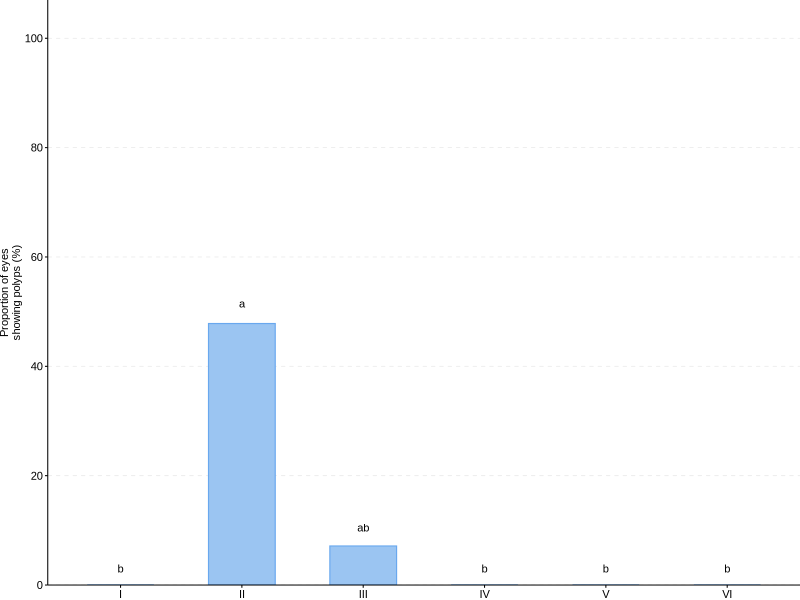
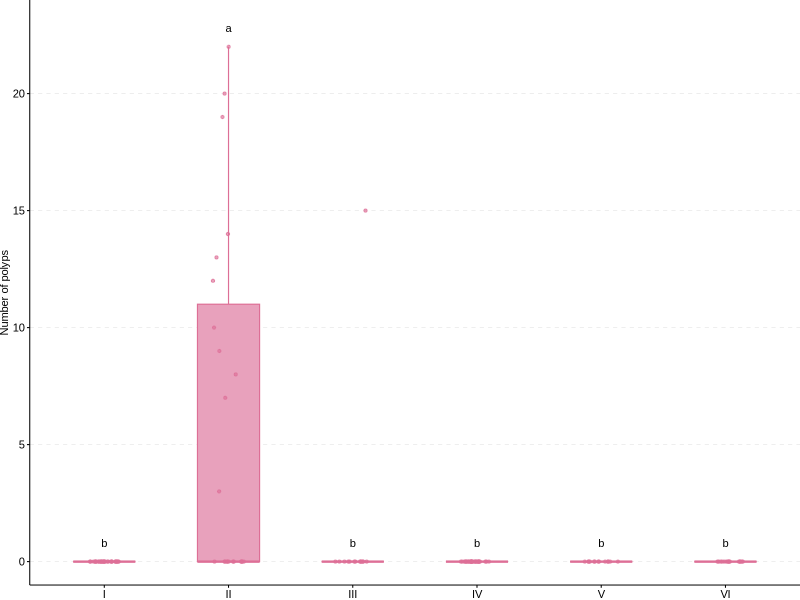
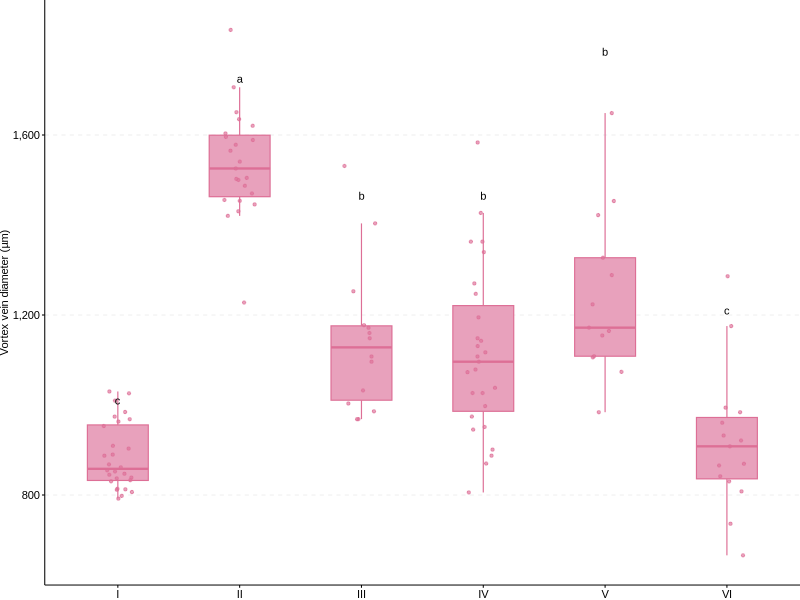
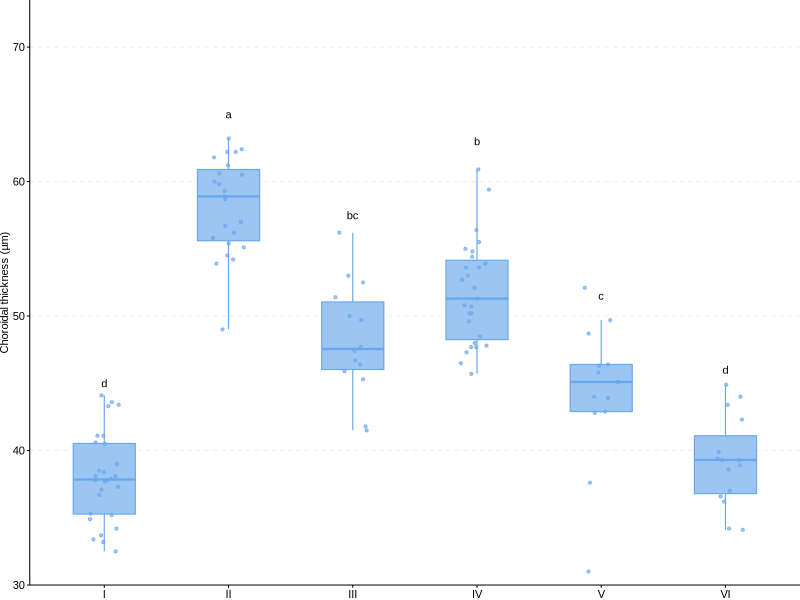

These charts were generated, in order, by the following R code:
## ---- chunk 1
rm(list = ls())
knitr::opts_chunk$set(echo = TRUE, message = FALSE, warning = FALSE)
options(survey.lonely.psu = "adjust")

required_packages <- c("survey", "ggplot2", "gridExtra", "MASS", "knitr", "scales")
missing_packages <- required_packages[!vapply(required_packages, requireNamespace, logical(1), quietly = TRUE)]
if (length(missing_packages)) {
  stop("Install the following R packages before knitting: ", paste(missing_packages, collapse = ", "))
}

library(survey)
library(ggplot2)
library(gridExtra)
library(MASS)
## ---- chunk 2
d <- read.csv("fig7_data.csv", stringsAsFactors = FALSE, check.names = FALSE)
d <- d[d$group %in% 0:5, ]
d$group <- factor(d$group, levels = 0:5)
d$mouse_id <- factor(d$mouse_id)
d <- d[order(d$mouse_id, d$eye_id), ]

expected_eyes <- c(`0` = 28, `1` = 23, `2` = 14, `3` = 27, `4` = 13, `5` = 15)
observed_eyes <- table(d$group)
stopifnot(identical(as.integer(observed_eyes), as.integer(expected_eyes)))
stopifnot(!anyDuplicated(d$eye_id))
stopifnot(all(d$polyp_present %in% c(0, 1)))
stopifnot(all(d$polyp_count >= 0))

data.frame(
  group = levels(d$group),
  eyes = as.integer(table(d$group)),
  mice = as.integer(tapply(d$mouse_id, d$group, function(x) length(unique(x))))
)
## ---- chunk 3
descriptive <- do.call(rbind, lapply(levels(d$group), function(g) {
  x <- d[d$group == g, ]
  data.frame(
    group = g,
    eyes = nrow(x),
    mice = length(unique(x$mouse_id)),
    eyes_with_polyps = sum(x$polyp_present),
    eyes_with_polyps_percent = 100 * mean(x$polyp_present),
    polyp_count_mean = mean(x$polyp_count),
    polyp_count_sd = sd(x$polyp_count),
    vein_t0_mean_um = mean(x$vein_t0_um),
    vein_t0_sd_um = sd(x$vein_t0_um),
    choroid_t1_mean_um = mean(x$choroid_t1_um),
    choroid_t1_sd_um = sd(x$choroid_t1_um)
  )
}))

write.csv(descriptive, "fig7_descriptive_statistics.csv", row.names = FALSE)
knitr::kable(descriptive, digits = 3)
## ---- chunk 4
fit_gaussian_gee <- function(data, outcome, tolerance = 1e-10, max_iterations = 100) {
  y <- data[[outcome]]
  X <- model.matrix(~ group, data = data)
  cluster_rows <- split(seq_len(nrow(data)), data$mouse_id)
  n <- length(y)
  p <- ncol(X)

  beta <- as.numeric(solve(crossprod(X), crossprod(X, y)))
  alpha <- 0
  converged <- FALSE

  for (iteration in seq_len(max_iterations)) {
    residual <- y - as.numeric(X %*% beta)
    phi <- sum(residual^2) / (n - p)
    pair_products <- unlist(lapply(cluster_rows, function(idx) {
      if (length(idx) < 2) return(numeric(0))
      combn(residual[idx], 2, FUN = prod)
    }))
    alpha_new <- if (length(pair_products)) mean(pair_products) / phi else 0
    alpha_new <- max(-0.95, min(0.95, alpha_new))

    bread <- matrix(0, p, p)
    rhs <- numeric(p)
    for (idx in cluster_rows) {
      Xi <- X[idx, , drop = FALSE]
      yi <- y[idx]
      ni <- length(idx)
      Ri <- matrix(alpha_new, ni, ni)
      diag(Ri) <- 1
      Ri_inv <- solve(Ri)
      bread <- bread + crossprod(Xi, Ri_inv %*% Xi)
      rhs <- rhs + as.numeric(crossprod(Xi, Ri_inv %*% yi))
    }

    beta_new <- as.numeric(solve(bread, rhs))
    if (max(abs(beta_new - beta)) < tolerance && abs(alpha_new - alpha) < tolerance) {
      beta <- beta_new
      alpha <- alpha_new
      converged <- TRUE
      break
    }
    beta <- beta_new
    alpha <- alpha_new
  }
  names(beta) <- colnames(X)

  bread <- matrix(0, p, p)
  meat <- matrix(0, p, p)
  for (idx in cluster_rows) {
    Xi <- X[idx, , drop = FALSE]
    residual_i <- y[idx] - as.numeric(Xi %*% beta)
    ni <- length(idx)
    Ri <- matrix(alpha, ni, ni)
    diag(Ri) <- 1
    Ri_inv <- solve(Ri)
    bread <- bread + crossprod(Xi, Ri_inv %*% Xi)
    score_i <- crossprod(Xi, Ri_inv %*% residual_i)
    meat <- meat + score_i %*% t(score_i)
  }

  bread_inv <- solve(bread)
  robust_vcov <- bread_inv %*% meat %*% bread_inv
  dimnames(robust_vcov) <- list(names(beta), names(beta))

  group_coefficients <- match(paste0("group", 1:5), names(beta))
  b_group <- beta[group_coefficients]
  v_group <- robust_vcov[group_coefficients, group_coefficients, drop = FALSE]
  effective_df <- qr(v_group, tol = 1e-9)$rank
  omnibus_statistic <- as.numeric(
    t(b_group) %*% MASS::ginv(v_group, tol = 1e-9) %*% b_group
  )

  omnibus <- data.frame(
    outcome = outcome,
    method = "Gaussian identity-link GEE; robust Wald test",
    statistic = omnibus_statistic,
    df1 = effective_df,
    df2 = NA_real_,
    p_raw = pchisq(omnibus_statistic, df = effective_df, lower.tail = FALSE)
  )

  group_pairs <- combn(0:5, 2)
  contrast_matrix <- matrix(0, nrow = ncol(group_pairs), ncol = ncol(X))
  comparison_names <- character(ncol(group_pairs))

  for (k in seq_len(ncol(group_pairs))) {
    first_group <- group_pairs[1, k]
    second_group <- group_pairs[2, k]
    first_mean <- numeric(ncol(X))
    second_mean <- numeric(ncol(X))
    first_mean[1] <- 1
    second_mean[1] <- 1
    if (first_group > 0) first_mean[first_group + 1] <- 1
    if (second_group > 0) second_mean[second_group + 1] <- 1
    contrast_matrix[k, ] <- first_mean - second_mean
    comparison_names[k] <- paste(first_group, second_group, sep = "-")
  }

  estimates <- as.numeric(contrast_matrix %*% beta)
  standard_errors <- sqrt(pmax(
    0,
    diag(contrast_matrix %*% robust_vcov %*% t(contrast_matrix))
  ))
  z_statistics <- ifelse(
    standard_errors < 1e-12 & abs(estimates) < 1e-12,
    0,
    estimates / standard_errors
  )
  p_values <- ifelse(
    standard_errors < 1e-12 & abs(estimates) < 1e-12,
    1,
    2 * pnorm(abs(z_statistics), lower.tail = FALSE)
  )

  pairwise <- data.frame(
    outcome = outcome,
    method = "GEE robust Wald contrast",
    comparison = comparison_names,
    estimate_first_minus_second = estimates,
    robust_standard_error = standard_errors,
    statistic = z_statistics,
    p_raw = p_values,
    p_bonferroni_15 = pmin(1, 15 * p_values)
  )

  diagnostics <- data.frame(
    outcome = outcome,
    clusters = length(cluster_rows),
    exchangeable_correlation = alpha,
    converged = converged,
    iterations = iteration,
    robust_covariance_rank = effective_df
  )

  list(omnibus = omnibus, pairwise = pairwise, diagnostics = diagnostics)
}
## ---- chunk 5
survey_design <- svydesign(ids = ~ mouse_id, weights = ~ 1, data = d)
binary_overall_test <- svychisq(
  ~ group + polyp_present,
  design = survey_design,
  statistic = "F"
)

binary_overall <- data.frame(
  outcome = "polyp_present",
  method = "Second-order Rao-Scott chi-square test",
  statistic = unname(binary_overall_test$statistic),
  df1 = unname(binary_overall_test$parameter[1]),
  df2 = unname(binary_overall_test$parameter[2]),
  p_raw = binary_overall_test$p.value
)

group_pairs <- combn(0:5, 2)
binary_pairwise <- vector("list", ncol(group_pairs))

for (k in seq_len(ncol(group_pairs))) {
  first_group <- group_pairs[1, k]
  second_group <- group_pairs[2, k]
  pair_data <- droplevels(d[as.integer(as.character(d$group)) %in% c(first_group, second_group), ])
  first_rate <- mean(pair_data$polyp_present[as.integer(as.character(pair_data$group)) == first_group])
  second_rate <- mean(pair_data$polyp_present[as.integer(as.character(pair_data$group)) == second_group])

  if (length(unique(pair_data$polyp_present)) < 2) {
    test_statistic <- 0
    p_value <- 1
  } else {
    pair_design <- svydesign(ids = ~ mouse_id, weights = ~ 1, data = pair_data)
    pair_test <- svychisq(~ group + polyp_present, design = pair_design, statistic = "F")
    test_statistic <- unname(pair_test$statistic)
    p_value <- pair_test$p.value
  }

  binary_pairwise[[k]] <- data.frame(
    outcome = "polyp_present",
    method = "Pairwise second-order Rao-Scott chi-square test",
    comparison = paste(first_group, second_group, sep = "-"),
    estimate_first_minus_second = 100 * (first_rate - second_rate),
    robust_standard_error = NA_real_,
    statistic = test_statistic,
    p_raw = p_value
  )
}

binary_pairwise <- do.call(rbind, binary_pairwise)
binary_pairwise$p_bonferroni_15 <- pmin(1, 15 * binary_pairwise$p_raw)
## ---- chunk 6
gee_fits <- lapply(
  c("polyp_count", "vein_t0_um", "choroid_t1_um"),
  function(outcome) fit_gaussian_gee(d, outcome)
)

overall_results <- rbind(
  binary_overall,
  do.call(rbind, lapply(gee_fits, `[[`, "omnibus"))
)
overall_results$p_bonferroni_4_outcomes <- pmin(1, 4 * overall_results$p_raw)
overall_results$significant_after_bonferroni <- overall_results$p_bonferroni_4_outcomes < 0.05

pairwise_results <- rbind(
  binary_pairwise,
  do.call(rbind, lapply(gee_fits, `[[`, "pairwise"))
)
pairwise_results$significant_after_bonferroni <- pairwise_results$p_bonferroni_15 < 0.05

diagnostics <- do.call(rbind, lapply(gee_fits, `[[`, "diagnostics"))

write.csv(overall_results, "fig7_overall_tests.csv", row.names = FALSE)
write.csv(pairwise_results, "fig7_pairwise_tests.csv", row.names = FALSE)
write.csv(diagnostics, "fig7_gee_diagnostics.csv", row.names = FALSE)
writeLines(capture.output(sessionInfo()), "fig7_session_info.txt")
## ---- chunk 7
knitr::kable(overall_results, digits = 6)
## ---- chunk 8
knitr::kable(pairwise_results, digits = 6)
## ---- chunk 9
roman_labels <- c("I", "II", "III", "IV", "V", "VI")
d$group_plot <- factor(d$group, levels = 0:5, labels = roman_labels)

polyp_summary <- aggregate(polyp_present ~ group_plot, data = d, FUN = mean)
polyp_summary$percent <- 100 * polyp_summary$polyp_present

polyp_letters <- data.frame(
  group_plot = factor(roman_labels, levels = roman_labels),
  label = c("b", "a", "ab", "b", "b", "b"),
  y = c(3.0, 51.5, 10.5, 3.0, 3.0, 3.0)
)
count_letters <- data.frame(
  group_plot = factor(roman_labels, levels = roman_labels),
  label = c("b", "a", "b", "b", "b", "b"),
  y = c(0.8, 22.8, 0.8, 0.8, 0.8, 0.8)
)
vein_letters <- data.frame(
  group_plot = factor(roman_labels, levels = roman_labels),
  label = c("c", "a", "b", "b", "b", "c"),
  y = c(1010, 1725, 1465, 1465, 1785, 1210)
)
choroid_letters <- data.frame(
  group_plot = factor(roman_labels, levels = roman_labels),
  label = c("d", "a", "bc", "b", "c", "d"),
  y = c(45.0, 65.0, 57.5, 63.0, 51.5, 46.0)
)

blue_fill <- "#9BC5F2"
blue_edge <- "#69A8EE"
pink_fill <- "#E8A1BC"
pink_edge <- "#DD6F96"

figure_theme <- theme_classic(base_size = 8, base_family = "Arial") +
  theme(
    text = element_text(family = "Arial", size = 8, color = "#000000"),
    axis.title = element_text(size = 8, color = "#000000"),
    axis.text = element_text(size = 8, color = "#000000"),
    axis.line = element_line(linewidth = 0.35, color = "#000000"),
    axis.ticks = element_line(linewidth = 0.35, color = "#000000"),
    panel.grid.major.y = element_line(linewidth = 0.25, linetype = "dashed", color = "#E8E8E8"),
    panel.grid.minor = element_blank(),
    legend.position = "none",
    plot.background = element_rect(fill = "white", color = NA),
    panel.background = element_rect(fill = "white", color = NA),
    plot.margin = margin(0, 0, 0, 0, unit = "pt")
  )

p1 <- ggplot(polyp_summary, aes(x = group_plot, y = percent)) +
  geom_col(width = 0.55, fill = blue_fill, color = blue_edge, linewidth = 0.4) +
  geom_text(data = polyp_letters, aes(x = group_plot, y = y, label = label),
            inherit.aes = FALSE, family = "Arial", size = 8 / ggplot2::.pt, color = "#000000") +
  scale_y_continuous(limits = c(0, 107), breaks = seq(0, 100, 20), expand = c(0, 0)) +
  labs(x = NULL, y = "Proportion of eyes\nshowing polyps (%)") +
  figure_theme

p2 <- ggplot(d, aes(x = group_plot, y = polyp_count)) +
  geom_boxplot(width = 0.5, outlier.shape = NA, fill = pink_fill, color = pink_edge, linewidth = 0.4) +
  geom_point(position = position_jitter(width = 0.14, height = 0, seed = 20260825),
             size = 0.8, alpha = 0.65, color = pink_edge) +
  geom_text(data = count_letters, aes(x = group_plot, y = y, label = label),
            inherit.aes = FALSE, family = "Arial", size = 8 / ggplot2::.pt, color = "#000000") +
  scale_y_continuous(limits = c(-1, 24), breaks = seq(0, 20, 5), expand = c(0, 0)) +
  labs(x = NULL, y = "Number of polyps") +
  figure_theme

p3 <- ggplot(d, aes(x = group_plot, y = vein_t0_um)) +
  geom_boxplot(width = 0.5, outlier.shape = NA, fill = pink_fill, color = pink_edge, linewidth = 0.4) +
  geom_point(position = position_jitter(width = 0.14, height = 0, seed = 20260825),
             size = 0.8, alpha = 0.65, color = pink_edge) +
  geom_text(data = vein_letters, aes(x = group_plot, y = y, label = label),
            inherit.aes = FALSE, family = "Arial", size = 8 / ggplot2::.pt, color = "#000000") +
  scale_y_continuous(limits = c(600, 1900), breaks = c(800, 1200, 1600),
                     labels = scales::label_comma(), expand = c(0, 0)) +
  labs(x = NULL, y = "Vortex vein diameter (µm)") +
  figure_theme

p4 <- ggplot(d, aes(x = group_plot, y = choroid_t1_um)) +
  geom_boxplot(width = 0.5, outlier.shape = NA, fill = blue_fill, color = blue_edge, linewidth = 0.4) +
  geom_point(position = position_jitter(width = 0.14, height = 0, seed = 20260825),
             size = 0.8, alpha = 0.65, color = blue_edge) +
  geom_text(data = choroid_letters, aes(x = group_plot, y = y, label = label),
            inherit.aes = FALSE, family = "Arial", size = 8 / ggplot2::.pt, color = "#000000") +
  scale_y_continuous(limits = c(30, 73.5), breaks = seq(30, 70, 10), expand = c(0, 0)) +
  labs(x = NULL, y = "Choroidal thickness (µm)") +
  figure_theme

combined_plot <- gridExtra::arrangeGrob(
  p1, p2, p3, p4,
  ncol = 4,
  padding = grid::unit(0, "pt")
)

page_plot <- gridExtra::arrangeGrob(
  grid::nullGrob(), combined_plot,
  ncol = 2,
  widths = grid::unit.c(grid::unit(0.68, "cm"), grid::unit(1, "null")),
  padding = grid::unit(0, "pt")
)

if (identical(Sys.info()[["sysname"]], "Darwin") && capabilities("aqua")) {
  quartzFonts(Arial = quartzFont(c("Arial", "Arial Bold", "Arial Italic", "Arial Bold Italic")))
  quartz(
    type = "pdf",
    file = "fig7.pdf",
    width = 21.59 / 2.54,
    height = (7.60 * 2 / 3) / 2.54,
    family = "Arial"
  )
} else {
  grDevices::cairo_pdf(
    filename = "fig7.pdf",
    width = 21.59 / 2.54,
    height = (7.60 * 2 / 3) / 2.54,
    family = "Arial"
  )
}
grid::grid.draw(page_plot)
dev.off()

if (isTRUE(getOption("knitr.in.progress"))) {
  grid::grid.draw(page_plot)
}
## ---- chunk 10
sessionInfo()
